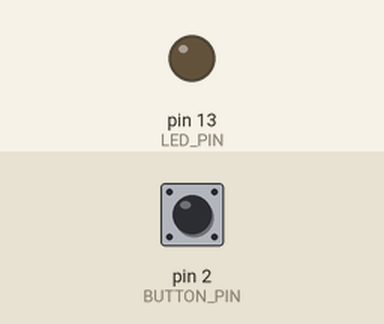
Simulated run of this sketch. Board: Arduino Uno, built with avr-gcc and run on an emulated ATmega328P. Parts: output pins drawn as LEDs (lit = HIGH). The inputs (shaded band) are chosen by the test bench; at power-on: pin 2 (BUTTON_PIN) LOW.

Above: at 1.2 s.
1.3 s: pin 2 (BUTTON_PIN) pulled HIGH for 0.15 s
At 1.37 s:
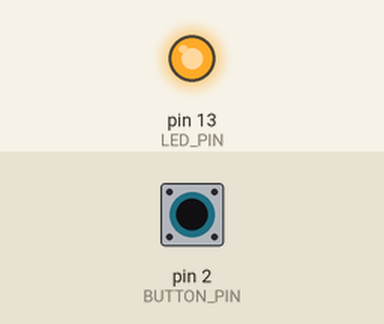
2.9 s: pin 2 (BUTTON_PIN) pulled HIGH for 3.2 s
At 7.4 s:
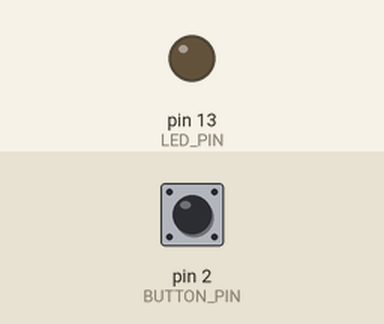
Timing chart, 0 to 8.9 s (numbered marks = the images above; inputs shaded):
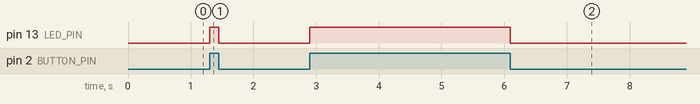

The sketch:

hello_world.ino
```cpp
#define MAX_BUTTONS 14

/* Variáveis Globais: */
int buttonsPinRegistred[MAX_BUTTONS];
int buttonsRegistredStates[MAX_BUTTONS];
int counterButtonsRegistred;

int timerMs;
int timeActivatedMs;

int BUTTON_PIN = 2;
int LED_PIN = 13;

void button_changed(int pin, int v) {
  digitalWrite(LED_PIN, v);
}

void timer_expired() {}

void initialize() {
  pinMode(LED_PIN, OUTPUT);
  pinMode(BUTTON_PIN, INPUT);

  button_listen(BUTTON_PIN);
}

/* Funções de registro: */
void button_listen (int pin) {
  buttonsPinRegistred[counterButtonsRegistred] = pin;
  buttonsRegistredStates[counterButtonsRegistred] = digitalRead(pin);
  counterButtonsRegistred++;
}

void timer_set (int ms) {
  timeActivatedMs = millis();
  timerMs = ms;
}


/* Programa principal: */
void setup() {
  int i;
  for (i = 0; i < MAX_BUTTONS; i++) {
    buttonsPinRegistred[i] = -1;
    buttonsRegistredStates[i] = -1;
  }
  counterButtonsRegistred = 0;

  timeActivatedMs = -1;

  initialize(); // Função que está no módulo que inclui esta API
}

void loop() {
  int i, currButtonPin, currButtonState;
  for (i = 0; i < counterButtonsRegistred; i++) {
    currButtonPin = buttonsPinRegistred[i];
    currButtonState = digitalRead(currButtonPin);
    if (currButtonState != buttonsRegistredStates[i]) {
      button_changed(currButtonPin, currButtonState);
      buttonsRegistredStates[i] = currButtonState;
    }
  }

  if (timeActivatedMs > 0) {
    if (millis() - timeActivatedMs >= timerMs) {
      timer_expired();
      timerMs = 0;
      timeActivatedMs = -1;
    }
  }
}
```

Measured:
- after the input at 1.3 s, pin 13 (LED_PIN): LOW → HIGH at once, → LOW 0.15 s later
- after the input at 2.9 s, pin 13 (LED_PIN): LOW → HIGH at once, → LOW 3.2 s later
